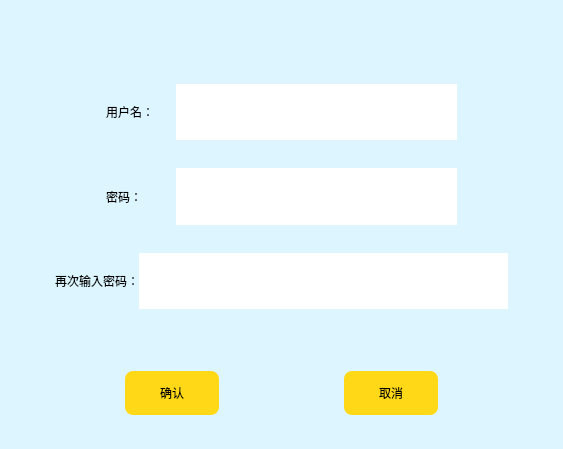
<?xml version="1.0" encoding="UTF-8"?>
<ui version="4.0">
 <class>ChangePassWordForm</class>
 <widget class="QWidget" name="ChangePassWordForm">
  <property name="geometry">
   <rect>
    <x>0</x>
    <y>0</y>
    <width>563</width>
    <height>449</height>
   </rect>
  </property>
  <property name="windowTitle">
   <string>Form</string>
  </property>
  <layout class="QGridLayout" name="gridLayout_6">
   <property name="leftMargin">
    <number>0</number>
   </property>
   <property name="topMargin">
    <number>0</number>
   </property>
   <property name="rightMargin">
    <number>0</number>
   </property>
   <property name="bottomMargin">
    <number>0</number>
   </property>
   <property name="spacing">
    <number>0</number>
   </property>
   <item row="0" column="0">
    <widget class="QWidget" name="backgroundwidget" native="true">
     <property name="styleSheet">
      <string notr="true">#backgroundwidget{
	background-color: rgb(220, 245, 255);
		}
QPushButton
{
	color:rgb(0,0,0);
	background-color: rgb(255, 217, 24);
	border-radius: 8px;
	font-family:'Microsoft YaHei';
}
QPushButton::pressed
{
	background-color: rgb(255, 195, 44);
	border-radius: 5px;
	font-family:'Microsoft YaHei';
	color: rgb(255, 255, 255);
}

QPushButton::hover
{
	background-color: rgb(255, 195, 44);
	border-radius: 5px;
	font-family:'Microsoft YaHei';
	color: rgb(0,0,0);
}

QPushButton::release
{
	background-color: rgb(255, 217, 24);
	border-radius: 5px;
	font-family:'Microsoft YaHei';
	color: rgb(229, 229, 229);
}
QPushButton::disabled
{
	background-color: rgb(255,255,255);
	border-radius: 5px;
	font-family:'Microsoft YaHei';
	color: rgb(229, 229, 229);
}
QLineEdit
{
	font-family:'Microsoft YaHei';
	background-color:rgb(255,255,255);
	border-radius: 35px;
	font-family:'Microsoft YaHei';
	color: rgb(0, 0, 0);
}
#label_2,#label_3,#label
{
	color:rgb(0,0,0);
	font: 25 14pt &quot;Microsoft YaHei&quot;;
}

</string>
     </property>
     <layout class="QGridLayout" name="gridLayout_5" rowstretch="3,2,1,2,1,2,1,4" rowminimumheight="0,0,0,0,0,0,0,0">
      <property name="leftMargin">
       <number>0</number>
      </property>
      <property name="topMargin">
       <number>0</number>
      </property>
      <property name="rightMargin">
       <number>0</number>
      </property>
      <property name="bottomMargin">
       <number>0</number>
      </property>
      <property name="spacing">
       <number>0</number>
      </property>
      <item row="7" column="0">
       <layout class="QGridLayout" name="gridLayout_4" rowstretch="3,4,3" columnstretch="4,3,4,3,4">
        <property name="spacing">
         <number>0</number>
        </property>
        <item row="1" column="1">
         <widget class="QPushButton" name="pushButton_Sure">
          <property name="sizePolicy">
           <sizepolicy hsizetype="Expanding" vsizetype="Expanding">
            <horstretch>0</horstretch>
            <verstretch>0</verstretch>
           </sizepolicy>
          </property>
          <property name="text">
           <string>确认</string>
          </property>
         </widget>
        </item>
        <item row="1" column="4">
         <spacer name="horizontalSpacer_3">
          <property name="orientation">
           <enum>Qt::Horizontal</enum>
          </property>
          <property name="sizeHint" stdset="0">
           <size>
            <width>40</width>
            <height>20</height>
           </size>
          </property>
         </spacer>
        </item>
        <item row="1" column="3">
         <widget class="QPushButton" name="pushButton_Cancel">
          <property name="sizePolicy">
           <sizepolicy hsizetype="Expanding" vsizetype="Expanding">
            <horstretch>0</horstretch>
            <verstretch>0</verstretch>
           </sizepolicy>
          </property>
          <property name="text">
           <string>取消</string>
          </property>
         </widget>
        </item>
        <item row="1" column="0">
         <spacer name="horizontalSpacer_2">
          <property name="orientation">
           <enum>Qt::Horizontal</enum>
          </property>
          <property name="sizeHint" stdset="0">
           <size>
            <width>40</width>
            <height>20</height>
           </size>
          </property>
         </spacer>
        </item>
        <item row="1" column="2">
         <spacer name="horizontalSpacer">
          <property name="orientation">
           <enum>Qt::Horizontal</enum>
          </property>
          <property name="sizeHint" stdset="0">
           <size>
            <width>40</width>
            <height>20</height>
           </size>
          </property>
         </spacer>
        </item>
        <item row="2" column="2">
         <spacer name="verticalSpacer_2">
          <property name="orientation">
           <enum>Qt::Vertical</enum>
          </property>
          <property name="sizeHint" stdset="0">
           <size>
            <width>20</width>
            <height>40</height>
           </size>
          </property>
         </spacer>
        </item>
        <item row="0" column="2">
         <spacer name="verticalSpacer">
          <property name="orientation">
           <enum>Qt::Vertical</enum>
          </property>
          <property name="sizeHint" stdset="0">
           <size>
            <width>20</width>
            <height>40</height>
           </size>
          </property>
         </spacer>
        </item>
       </layout>
      </item>
      <item row="0" column="0">
       <spacer name="verticalSpacer_3">
        <property name="orientation">
         <enum>Qt::Vertical</enum>
        </property>
        <property name="sizeHint" stdset="0">
         <size>
          <width>20</width>
          <height>40</height>
         </size>
        </property>
       </spacer>
      </item>
      <item row="4" column="0">
       <spacer name="verticalSpacer_5">
        <property name="orientation">
         <enum>Qt::Vertical</enum>
        </property>
        <property name="sizeHint" stdset="0">
         <size>
          <width>20</width>
          <height>40</height>
         </size>
        </property>
       </spacer>
      </item>
      <item row="1" column="0">
       <layout class="QGridLayout" name="gridLayout" columnstretch="3,2,8,3">
        <property name="spacing">
         <number>0</number>
        </property>
        <item row="0" column="0">
         <spacer name="horizontalSpacer_4">
          <property name="orientation">
           <enum>Qt::Horizontal</enum>
          </property>
          <property name="sizeHint" stdset="0">
           <size>
            <width>40</width>
            <height>20</height>
           </size>
          </property>
         </spacer>
        </item>
        <item row="0" column="1">
         <widget class="QLabel" name="label">
          <property name="text">
           <string>用户名：</string>
          </property>
         </widget>
        </item>
        <item row="0" column="2">
         <widget class="QLineEdit" name="lineEdit_Username">
          <property name="sizePolicy">
           <sizepolicy hsizetype="Expanding" vsizetype="Expanding">
            <horstretch>0</horstretch>
            <verstretch>0</verstretch>
           </sizepolicy>
          </property>
          <property name="readOnly">
           <bool>true</bool>
          </property>
         </widget>
        </item>
        <item row="0" column="3">
         <spacer name="horizontalSpacer_5">
          <property name="orientation">
           <enum>Qt::Horizontal</enum>
          </property>
          <property name="sizeHint" stdset="0">
           <size>
            <width>40</width>
            <height>20</height>
           </size>
          </property>
         </spacer>
        </item>
       </layout>
      </item>
      <item row="5" column="0">
       <layout class="QGridLayout" name="gridLayout_3" columnstretch="3,2,20,3">
        <item row="0" column="0">
         <spacer name="horizontalSpacer_8">
          <property name="orientation">
           <enum>Qt::Horizontal</enum>
          </property>
          <property name="sizeHint" stdset="0">
           <size>
            <width>40</width>
            <height>20</height>
           </size>
          </property>
         </spacer>
        </item>
        <item row="0" column="1">
         <widget class="QLabel" name="label_3">
          <property name="text">
           <string>再次输入密码：</string>
          </property>
         </widget>
        </item>
        <item row="0" column="2">
         <widget class="QLineEdit" name="lineEdit_UserPasswordRepeat">
          <property name="sizePolicy">
           <sizepolicy hsizetype="Expanding" vsizetype="Expanding">
            <horstretch>0</horstretch>
            <verstretch>0</verstretch>
           </sizepolicy>
          </property>
          <property name="echoMode">
           <enum>QLineEdit::Password</enum>
          </property>
         </widget>
        </item>
        <item row="0" column="3">
         <spacer name="horizontalSpacer_9">
          <property name="orientation">
           <enum>Qt::Horizontal</enum>
          </property>
          <property name="sizeHint" stdset="0">
           <size>
            <width>40</width>
            <height>20</height>
           </size>
          </property>
         </spacer>
        </item>
       </layout>
      </item>
      <item row="6" column="0">
       <spacer name="verticalSpacer_6">
        <property name="orientation">
         <enum>Qt::Vertical</enum>
        </property>
        <property name="sizeHint" stdset="0">
         <size>
          <width>20</width>
          <height>40</height>
         </size>
        </property>
       </spacer>
      </item>
      <item row="3" column="0">
       <layout class="QGridLayout" name="gridLayout_2" columnstretch="3,2,8,3">
        <item row="0" column="2">
         <widget class="QLineEdit" name="lineEdit_UserPassword">
          <property name="sizePolicy">
           <sizepolicy hsizetype="Expanding" vsizetype="Expanding">
            <horstretch>0</horstretch>
            <verstretch>0</verstretch>
           </sizepolicy>
          </property>
          <property name="echoMode">
           <enum>QLineEdit::Password</enum>
          </property>
         </widget>
        </item>
        <item row="0" column="1">
         <widget class="QLabel" name="label_2">
          <property name="text">
           <string>密码：</string>
          </property>
         </widget>
        </item>
        <item row="0" column="0">
         <spacer name="horizontalSpacer_6">
          <property name="orientation">
           <enum>Qt::Horizontal</enum>
          </property>
          <property name="sizeHint" stdset="0">
           <size>
            <width>40</width>
            <height>20</height>
           </size>
          </property>
         </spacer>
        </item>
        <item row="0" column="3">
         <spacer name="horizontalSpacer_7">
          <property name="orientation">
           <enum>Qt::Horizontal</enum>
          </property>
          <property name="sizeHint" stdset="0">
           <size>
            <width>40</width>
            <height>20</height>
           </size>
          </property>
         </spacer>
        </item>
       </layout>
      </item>
      <item row="2" column="0">
       <spacer name="verticalSpacer_4">
        <property name="orientation">
         <enum>Qt::Vertical</enum>
        </property>
        <property name="sizeHint" stdset="0">
         <size>
          <width>20</width>
          <height>40</height>
         </size>
        </property>
       </spacer>
      </item>
     </layout>
    </widget>
   </item>
  </layout>
 </widget>
 <resources/>
 <connections/>
</ui>
